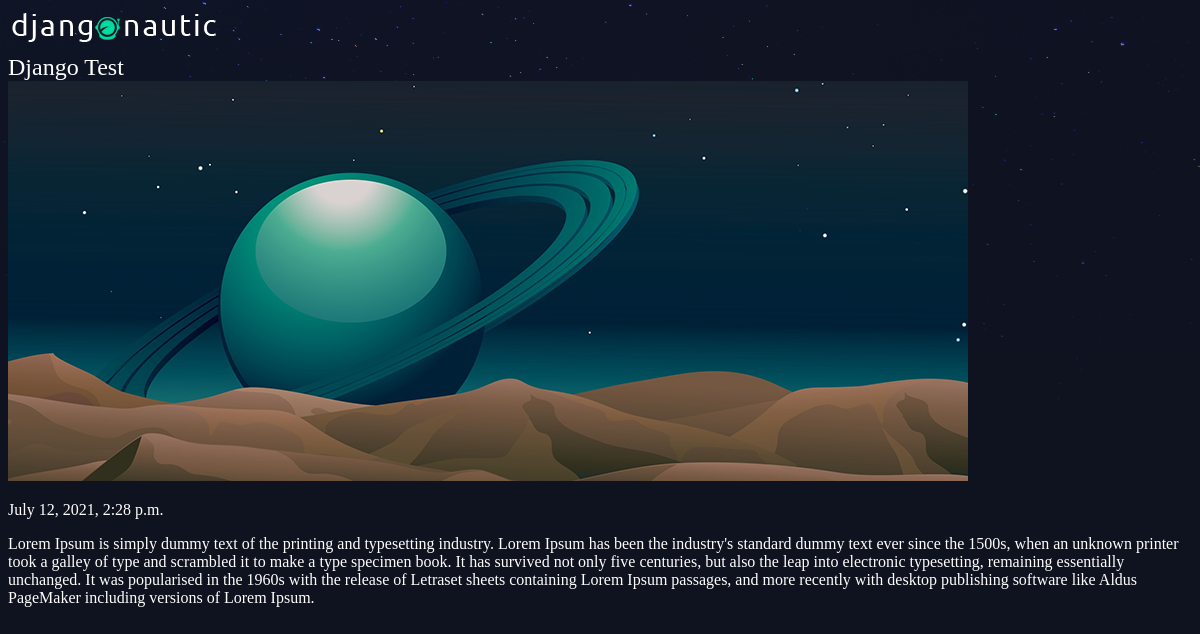
The app's page /articles/django-test with its own data.
### articles/models.py (models this page shows, shortened)
class Article(models.Model):
    title = models.CharField(max_length=100)
    slug = models.SlugField()
    body = models.TextField()
    date = models.DateTimeField(auto_now_add=True)
    thumb = models.ImageField(default="default.png", blank=True)

### articles/views.py (the view)
# urls.py: path('<slug:slug>', views.article_detail, name="detail"),
def article_detail(request, slug):
    single_article_detail = Article.objects.get(slug=slug)
    return render(request, 'articles/article_detail.html', {'article': single_article_detail})

### articles/templates/articles/article_detail.html
{% extends 'base_layout.html' %}
{% block content %}
<div class="article-detail">
    <h2><a href="{% url 'detail' slug=article.slug %}">{{ article.title }}</a></h2>
    <img src="{{article.thumb.url}}" alt="">
    <p>{{ article.date }}</p>
    <p>{{ article.body }}</p>
</div>
{% endblock %}

### assets/styles.css (style rules this page uses)
body { background-color: #0f121f; background-image: url(stars.png); background-repeat: no-repeat; color: #fff; }
body * { font-family: Ubuntu; }
h1, h2, h3, h4, h5 { font-weight: normal; margin: 0; }
a, a:hover, a:visited { color: #fff; text-decoration: none; }

### records on screen
Article: title "Django Test", thumb (placeholder picture), date "July 12, 2021, 2:28 p.m.", body "Lorem Ipsum is simply dummy text of the printing and typesetting industry. Lorem Ipsum has been the industry's standard dummy text ever since the 1500s, when an unknown printer took a galley of type and scrambled it to make a type specimen book. It has survived not only five centuries, but also the leap into electronic typesetting, remaining essentially unchanged. It was popularised in the 1960s with the release of Letraset sheets containing Lorem Ipsum passages, and more recently with desktop publishing software like Aldus PageMaker including versions of Lorem Ipsum."
